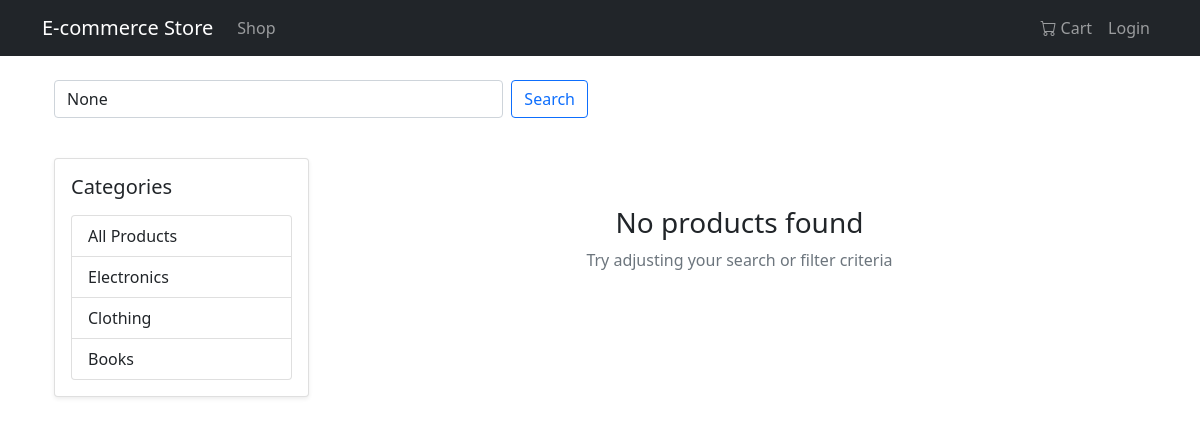
/?category=10, run on an earlier commit of the app's database.
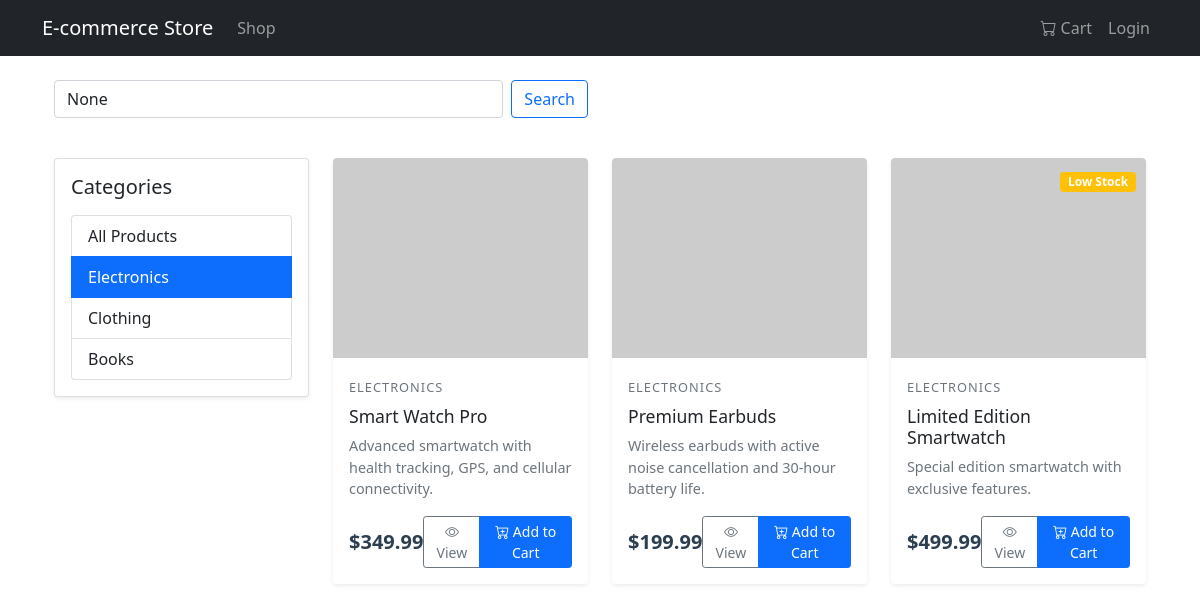
And on a later commit of the database.
### store/models.py (models this page shows, shortened)
class Category(models.Model):
    name = models.CharField(max_length=100)
    description = models.TextField(blank=True)
    class Meta:
        verbose_name_plural = 'Categories'

class Product(models.Model):
    name = models.CharField(max_length=200)
    description = models.TextField()
    price = models.DecimalField(max_digits=10, decimal_places=2)
    category = models.ForeignKey(Category, on_delete=models.CASCADE)
    image = models.ImageField(upload_to='products/', blank=True)
    image_url = models.URLField(blank=True)
    stock = models.IntegerField(default=0)
    available = models.BooleanField(default=True)
    created = models.DateTimeField(auto_now_add=True)
    updated = models.DateTimeField(auto_now=True)

### store/views.py (the view)
# urls.py: path('', views.shop, name='shop'),
def shop(request):
    category_id = request.GET.get('category')
    search_query = request.GET.get('search')
    products = Product.objects.filter(available=True)
    if category_id:
        products = products.filter(category_id=category_id)
    if search_query:
        products = products.filter(name__icontains=search_query)
    categories = Category.objects.all()
    return render(request, 'store/shop.html', {
        'products': products,
        'categories': categories,
        'current_category': category_id,
        'search_query': search_query
    })

### store/templates/store/shop.html (shortened to what this page needs)
{% extends 'store/base.html' %} {% block content %}
<div class="container">
  <div class="row mb-4">
    <div class="col-md-6 mb-3">
      <form method="get" class="d-flex">
        <input
          type="text"
          name="search"
          class="form-control me-2"
          placeholder="Search products..."
          value="{{ search_query }}"
        />
        <button type="submit" class="btn btn-outline-primary">Search</button>
      </form>
    </div>
  </div>
  <div class="row">
    <div class="col-md-3">
      <div class="card shadow-sm">
        <div class="card-body">
          <h5 class="card-title mb-3">Categories</h5>
          <div class="list-group">
            <a
              href="{% url 'shop' %}"
              class="list-group-item list-group-item-action {% if not current_category %}active{% endif %}"
            >
              All Products
            </a>
            {% for category in categories %}
            <a
              href="?category={{ category.id }}"
              class="list-group-item list-group-item-action {% if current_category == category.id|stringformat:'s' %}active{% endif %}"
            >
              {{ category.name }}
            </a>
            {% endfor %}
          </div>
        </div>
      </div>
    </div>
    <div class="col-md-9">
      <div class="row">
        {% for product in products %}
        <div class="col-md-4 mb-4">
          <div class="card h-100 shadow-sm product-card">
            <div class="product-badge">
              {% if product.stock < 5 and product.stock > 0 %}
              <span class="badge bg-warning">Low Stock</span>
              {% elif product.stock == 0 %}
              <span class="badge bg-danger">Out of Stock</span>
              {% endif %}
            </div>
            {% if product.image %}
            <div class="product-image-wrapper">
              <img
                src="{{ product.image.url }}"
                class="card-img-top"
                alt="{{ product.name }}"
              />
              <div class="product-overlay">
                <a
                  href="{% url 'product_detail' product.id %}"
                  class="btn btn-light btn-sm"
                >
                  <i class="bi bi-eye"></i> Quick View
                </a>
              </div>
            </div>
            {% elif product.image_url %}
            <div class="product-image-wrapper">
            </div>
            {% endif %}
            <div class="card-body d-flex flex-column">
              <div class="mb-2">
                <span class="product-category"
                  >{{ product.category.name }}</span
                >
              </div>
              <h5 class="card-title product-title">{{ product.name }}</h5>
              <p class="card-text text-muted product-description">
                {{ product.description|truncatewords:20 }}
              </p>
              <div class="mt-auto">
                <div class="d-flex justify-content-between align-items-center">
                  <span class="h5 mb-0 product-price"
                    >${{ product.price }}</span
                  >
                  <div class="btn-group">
                    <a
                      href="{% url 'product_detail' product.id %}"
                      class="btn btn-outline-secondary btn-sm"
                    >
                      <i class="bi bi-eye"></i> View
                    </a>
                    {% if product.stock > 0 %}
                    <a
                      href="{% url 'add_to_cart' product.id %}"
                      class="btn btn-primary btn-sm"
                    >
                      <i class="bi bi-cart-plus"></i> Add to Cart
                    </a>
                    {% else %}
                    <button class="btn btn-secondary btn-sm" disabled>
                      Out of Stock
                    </button>
                    {% endif %}
                  </div>
                </div>
              </div>
            </div>
          </div>
        </div>
        {% empty %}
        <div class="col-12 text-center py-5">
          <h3>No products found</h3>
          <p class="text-muted">Try adjusting your search or filter criteria</p>
        </div>
        {% endfor %}
      </div>
    </div>
  </div>
</div>
{% endblock %}

### store/templates/store/base.html (shortened to what this page needs)
<!DOCTYPE html>
<html>
  <head>
    <link
      href="https://cdn.jsdelivr.net/npm/bootstrap@5.1.3/dist/css/bootstrap.min.css"
      rel="stylesheet"
    />
    <link
      rel="stylesheet"
      href="https://cdn.jsdelivr.net/npm/bootstrap-icons@1.8.1/font/bootstrap-icons.css"
    />
  </head>
  <body>
    <nav class="navbar navbar-expand-lg navbar-dark bg-dark">
      <div class="container">
        <a class="navbar-brand" href="{% url 'shop' %}">E-commerce Store</a>
        <div class="collapse navbar-collapse" id="navbarNav">
          <ul class="navbar-nav me-auto">
            <li class="nav-item">
              <a class="nav-link" href="{% url 'shop' %}">Shop</a>
            </li>
          </ul>
          <ul class="navbar-nav">
            <li class="nav-item">
              <a class="nav-link" href="{% url 'cart' %}">
                <i class="bi bi-cart"></i> Cart
              </a>
            </li>
            {% if user.is_authenticated %}
            <li class="nav-item dropdown">
              <a
                class="nav-link dropdown-toggle"
                href="#"
                id="navbarDropdown"
                role="button"
                data-bs-toggle="dropdown"
              >
                <i class="bi bi-person"></i> {{ user.username }}
              </a>
              <ul class="dropdown-menu dropdown-menu-end">
                <li>
                  <a class="dropdown-item" href="{% url 'logout' %}">Logout</a>
                </li>
              </ul>
            </li>
            {% else %}
            <li class="nav-item">
              <a class="nav-link" href="{% url 'login' %}">Login</a>
            </li>
            {% endif %}
          </ul>
        </div>
      </div>
    </nav>
    <div class="container mt-4">{% block content %} {% endblock %}</div>
  </body>
</html>

### store/templates/store/shop.html (style rules this page uses)
.product-card { transition: transform 0.2s, box-shadow 0.2s; border: none; overflow: hidden; }
.product-image-wrapper { height: 200px; overflow: hidden; position: relative; }
.product-badge { position: absolute; top: 10px; right: 10px; z-index: 1; }
.product-category { font-size: 0.8rem; color: #6c757d; text-transform: uppercase; letter-spacing: 1px; }
.product-title { font-size: 1.1rem; margin-bottom: 0.5rem; }
.product-description { font-size: 0.9rem; }
.product-price { color: #2c3e50; font-weight: 600; }

What changed in the data, as far as the page shows it:
added Product: category.name "ELECTRONICS", name "Smart Watch Pro", description "Advanced smartwatch with health tracking, GPS, and cellular connectivity.", price "349.99", stock 30 (drawn)
added Product: category.name "ELECTRONICS", name "Premium Earbuds", description "Wireless earbuds with active noise cancellation and 30-hour battery life.", price "199.99", stock 45 (drawn)
added Product: stock "Low Stock", category.name "ELECTRONICS", name "Limited Edition Smartwatch", description "Special edition smartwatch with exclusive features.", price "499.99"
Also different on the page:
text no longer shown: "No products found Try adjusting your search or filter criteria"
